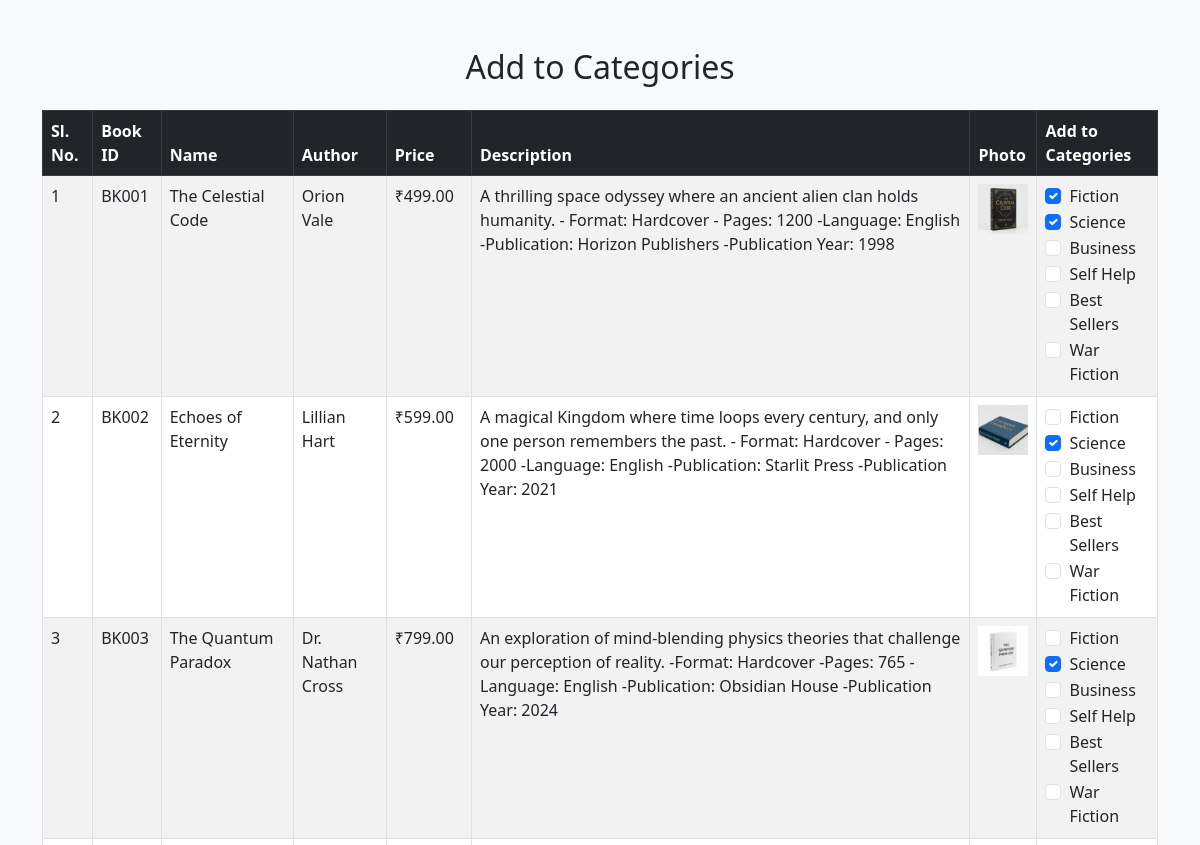
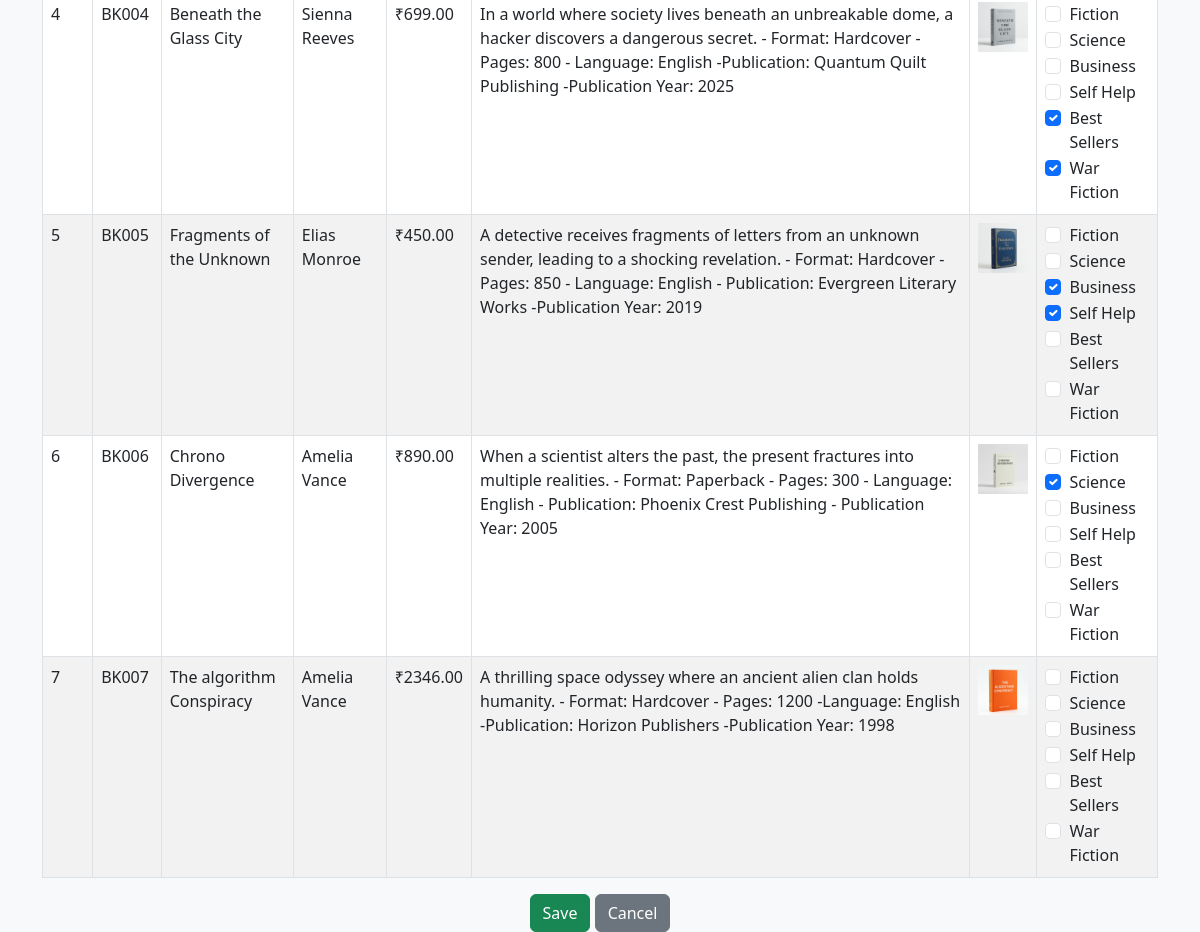
The page /assign-books/1/ on the database as committed earlier (2 pictures, top to bottom).
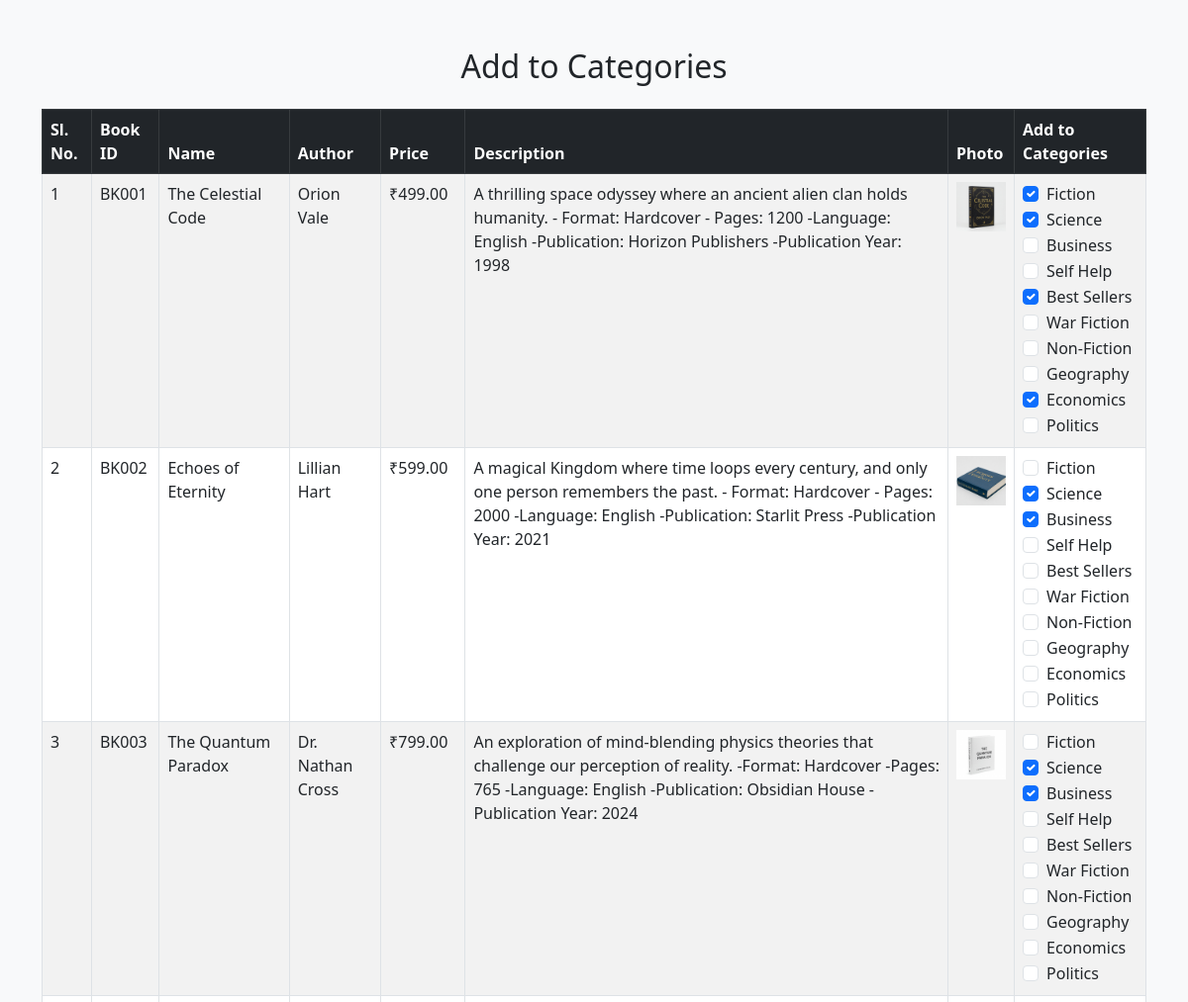
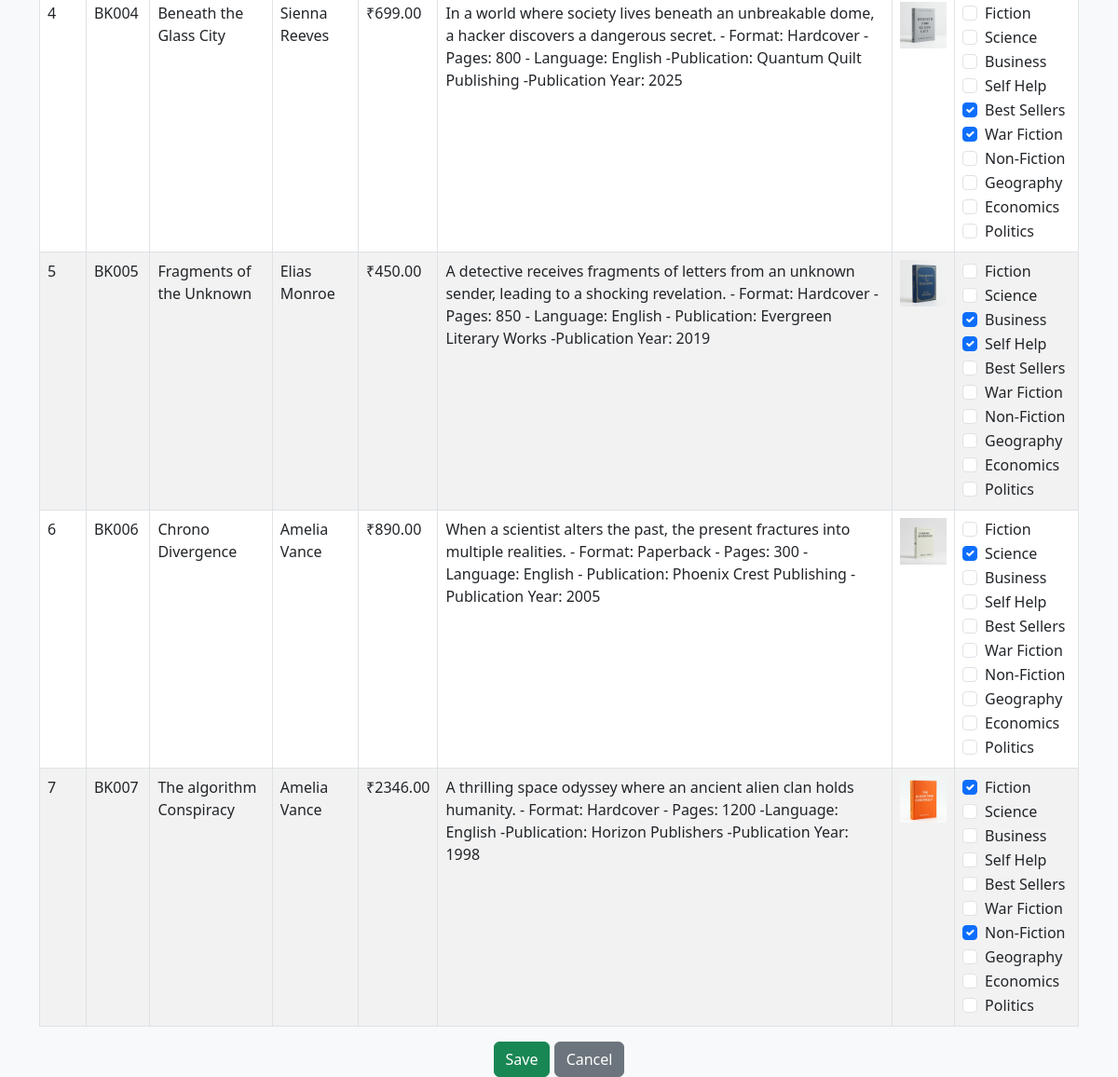
The same page on the database as committed later (2 pictures, top to bottom).
### myapp/models.py (models this page shows, shortened)
class Books(models.Model):
    bookid = models.CharField(max_length=10, unique=True)
    name = models.CharField(max_length=200)
    author = models.CharField(max_length=100)
    price = models.DecimalField(max_digits=10, decimal_places=2)
    description = models.TextField()
    photo = models.FileField(upload_to='media')
    categories = models.ManyToManyField('Category', related_name='books', blank=True)

class Category(models.Model):
    name = models.CharField(max_length=255)
    image = models.ImageField(upload_to='category_images/', blank=True, null=True)

### myapp/views.py (the view, shortened to what this page needs)
# urls.py: path('assign-books/<int:category_id>/', views.assign_books_to_categories, name='assign_books_to_categories'),
def assign_books_to_categories(request, category_id):
    all_books = Books.objects.all()
    all_categories = Category.objects.all()
    return render(request, 'assign_books.html', {
        'all_books': all_books,
        'all_categories': all_categories,
        'category_id': category_id
    })

### templates/assign_books.html (shortened to what this page needs)
{% load static %}
<!DOCTYPE html>
<html lang="en">
<head>
    <link href="https://cdn.jsdelivr.net/npm/bootstrap@5.3.0/dist/css/bootstrap.min.css" rel="stylesheet">
</head>
<body class="bg-light">
<div class="container mt-5">
    <h2 class="text-center mb-4">Add to Categories</h2>
    <form method="post">
        <table class="table table-bordered table-striped">
            <thead class="table-dark">
                <tr>
                    <th>Sl. No.</th>
                    <th>Book ID</th>
                    <th>Name</th>
                    <th>Author</th>
                    <th>Price</th>
                    <th>Description</th>
                    <th>Photo</th>
                    <th>Add to Categories</th>
                </tr>
            </thead>
            <tbody>
                {% for book in all_books %}
                    <tr>
                        <td>{{ forloop.counter }}</td>
                        <td>{{ book.bookid }}</td>
                        <td>{{ book.name }}</td>
                        <td>{{ book.author }}</td>
                        <td>₹{{ book.price }}</td>
                        <td>{{ book.description }}</td>
                        <td>
                            {% if book.photo %}
                                <img src="{{ book.photo.url }}" alt="Book Image" width="50">
                            {% else %}
                                No Image
                            {% endif %}
                        </td>
                        <td>
                            {% for cat in all_categories %}
                                <div class="form-check">
                                    <input
                                        class="form-check-input"
                                        type="checkbox"
                                        name="book_{{ book.id }}_categories"
                                        value="{{ cat.id }}"
                                        id="book_{{ book.id }}_cat_{{ cat.id }}"
                                        {% if cat in book.categories.all %}checked{% endif %}
                                    >
                                    <label class="form-check-label" for="book_{{ book.id }}_cat_{{ cat.id }}">
                                        {{ cat.name }}
                                    </label>
                                </div>
                            {% endfor %}
                        </td>
                    </tr>
                {% endfor %}
            </tbody>
        </table>
        <div class="text-center">
            <button type="submit" class="btn btn-success">Save</button>
            <a href="{% url 'category_detail' category_id %}" class="btn btn-secondary">Cancel</a>
        </div>
    </form>
</div>
</body>
</html>

Rows that differ between the two databases and show on the page:
computed for Books "BK001": id "☐" → "☑"
added Category: name "Non-Fiction", {{ book.id }} "☑"
added Category: name "Geography"
added Category: {{ book.id }} "☑", name "Economics"
added Category: name "Politics"
computed for Books "BK002": id "☐" → "☑"
computed for Books "BK003": id "☐" → "☑"
computed for Books "BK007": id "☐" → "☑"
